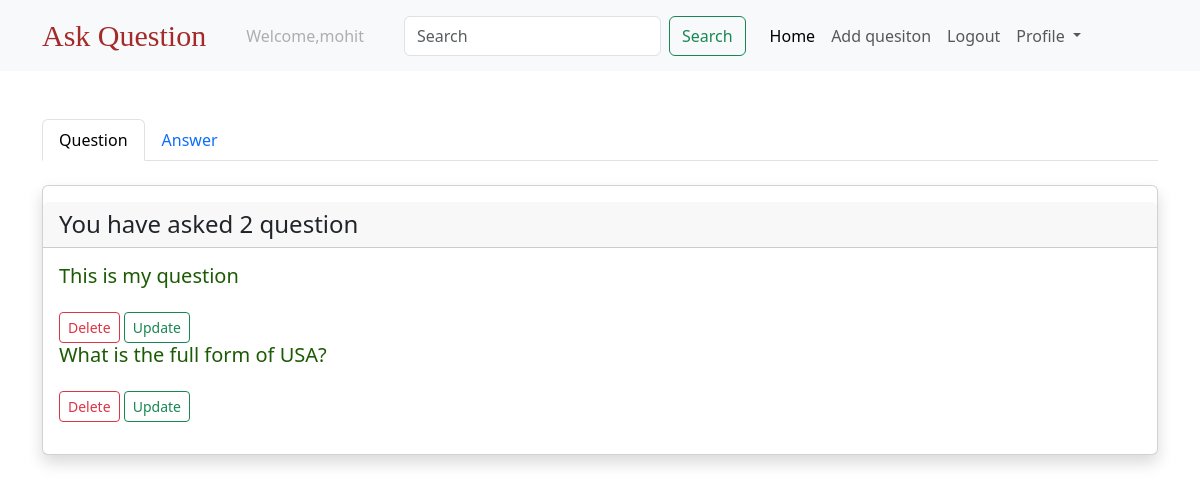
The app's page /list/ (signed in), older data.
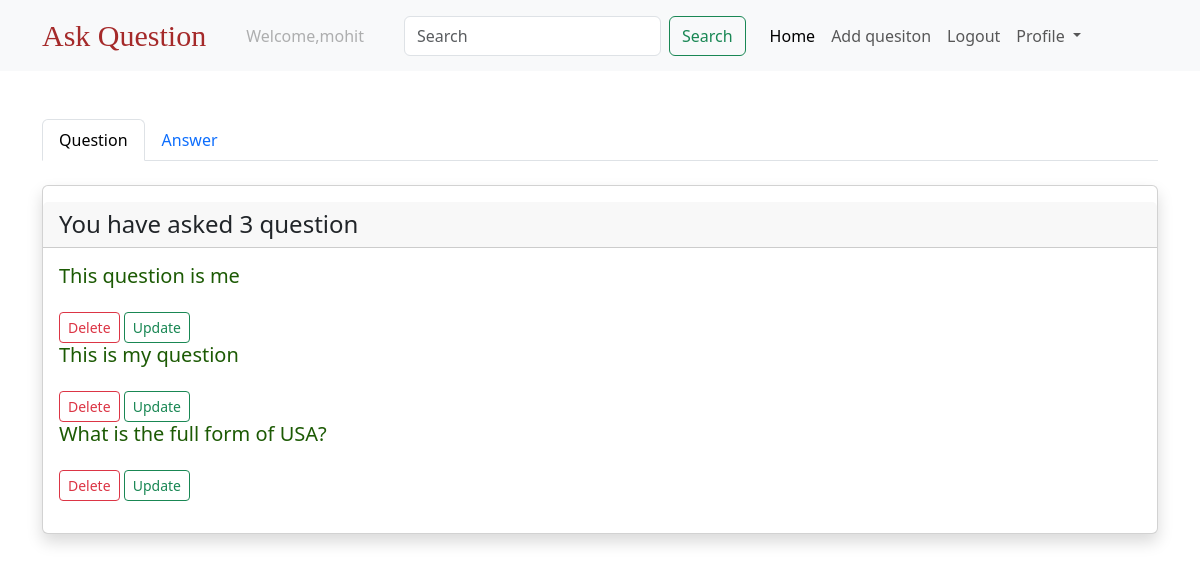
The same page, newer data.
### questions/models.py (models this page shows, shortened)
class Question(models.Model):
    created_at = models.DateTimeField(auto_now_add=True)
    title = models.CharField(max_length=250)
    body = models.TextField()
    slug = models.SlugField(max_length=250, unique=True)
    author = models.ForeignKey(settings.AUTH_USER_MODEL,
                               on_delete=models.CASCADE,
                               related_name='questions')

### questions/views.py (the view)
# urls.py: path('list/',list_info,name = 'list'),
@login_required
def list_info(request):
    questions = Question.objects.filter(author = request.user).order_by('-created_at')
    answers = Answer.objects.filter(author = request.user).order_by("-created_at")
    return render(request,'list_info.html',{'questions':questions,'answers':answers})

### templates/list_info.html (shortened to what this page needs)
{% extends "base.html"%}
{% load crispy_forms_tags %}
{% block body %}
<div class = "container mt-5">
    <nav>
        <div class="nav nav-tabs" id="nav-tab" role="tablist">
          <button class="nav-link active" id="nav-home-tab" data-bs-toggle="tab" data-bs-target="#nav-home" type="button" role="tab" aria-controls="nav-home" aria-selected="true">Question</button>
          <button class="nav-link" id="nav-profile-tab" data-bs-toggle="tab" data-bs-target="#nav-profile" type="button" role="tab" aria-controls="nav-profile" aria-selected="false">Answer</button>
        </div>
      </nav>
      <div class="tab-content" id="nav-tabContent">
        <div class="tab-pane fade show active" id="nav-home" role="tabpanel" aria-labelledby="nav-home-tab" tabindex="0">
                <div class = 'card mt-4 py-3 shadow'>
                    <h4 class = "card-header"> You have asked {{ questions.count}} question</h4>
                    <div class = "card-body">
                        {% for question in questions %}
                          <h5 class = "card-text"><a class = "link-style" href="{% url 'question-details' question.slug %}">{{question.title}}</a></h5>
                          <a  class = "btn btn-outline-danger btn-sm mt-3"href="{% url 'delete-question' question.slug%}">Delete</a>
                          <a  class = "btn btn-outline-success btn-sm mt-3"href="{% url 'update-question' question.slug%}">Update</a>
                        {% endfor %}
                    </div>
                </div>
        </div>
        </div>
      </div>
{% endblock %}

Row changes from the older to the newer data that the page shows:
added Question: title "This question is me"
Text that changed along with them:
{{ questions.count }}: "2" → "3"
